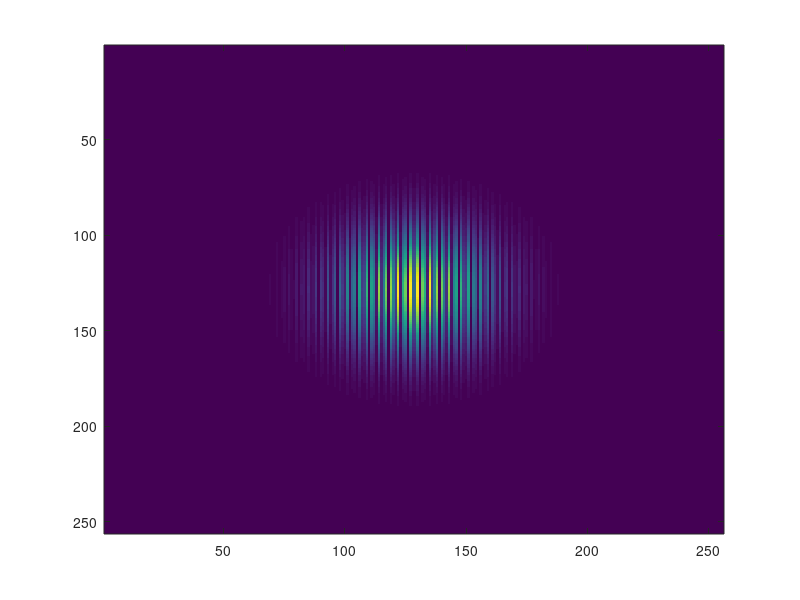

This figure's MATLAB source:

clc; clear; close all;

w0 = 1e-3;
lambda = 663e-9;
k = 2*pi/lambda;
N = 256;
x = linspace(-3*w0,3*w0,N);
y = x;
[X, Y] = meshgrid(x,y);

GB = @(X,Y,w) exp(-(X.^2 + Y.^2)/w^2);
phi = 1*pi/180;
theta = 0;
z = 0;

E1 = GB(X,Y,w0);
E2 = GB(X,Y,w0) .* exp(1i*(k.*X.*cos(theta).*sin(phi) + k.*Y.*sin(phi).*sin(theta) + k.*z.*cos(phi)));
E = E1 + E2;

figure;
imagesc(abs(E).^2);


